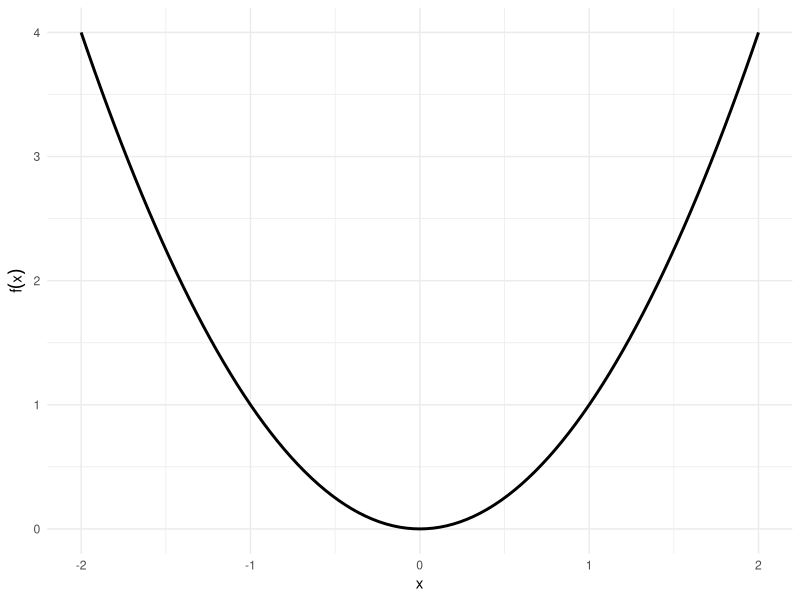
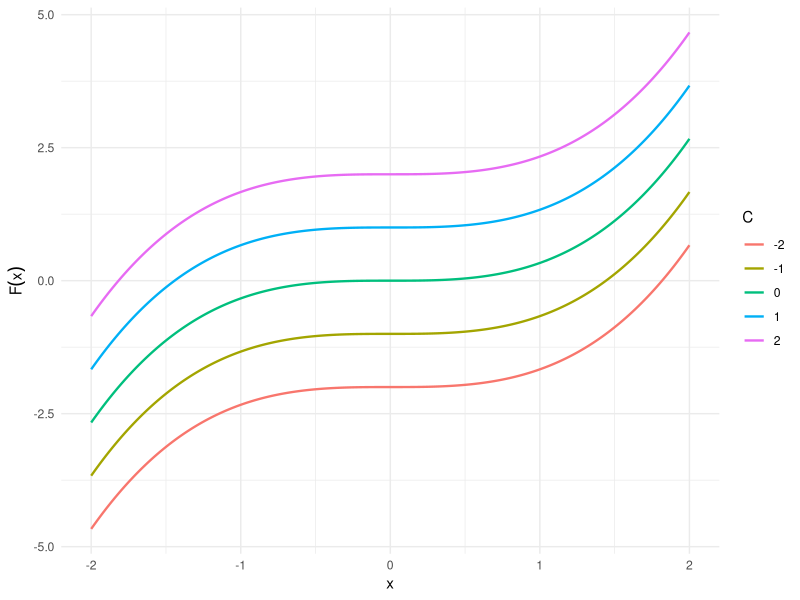
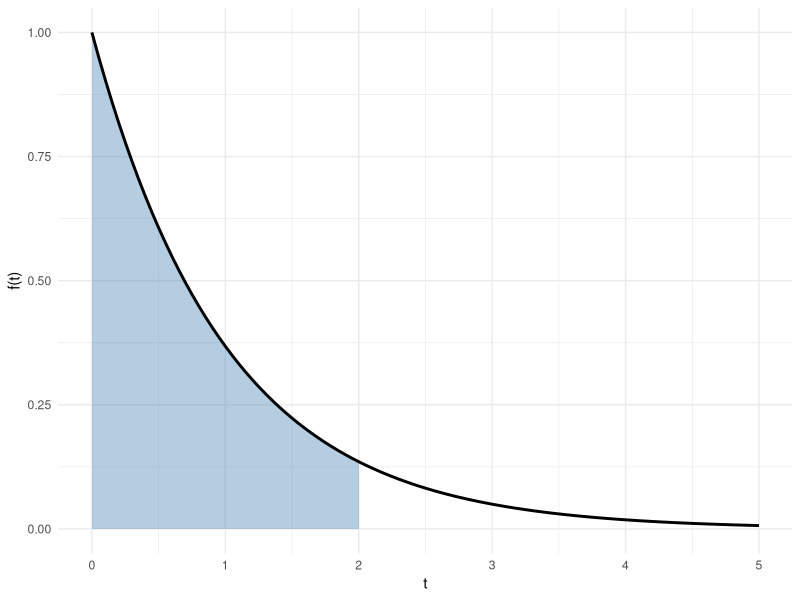
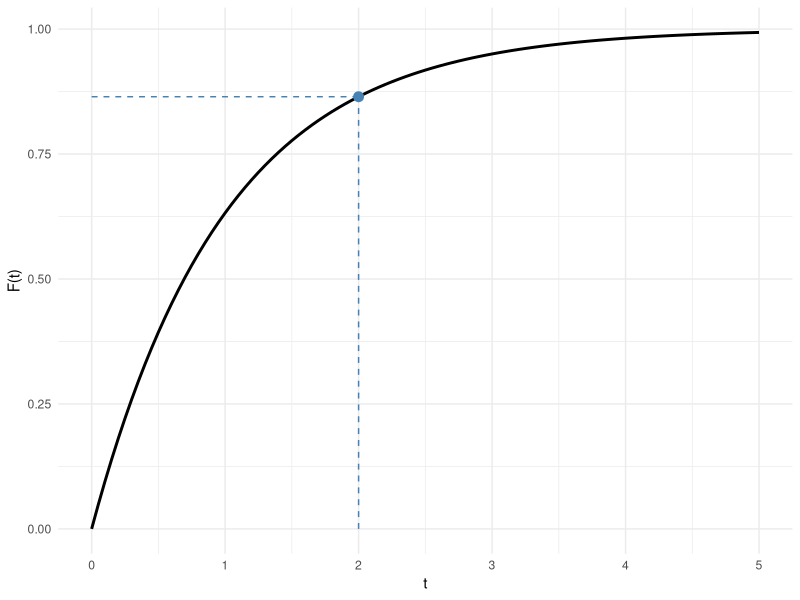

Source code (R) for these figures, in order:
## ---- chunk 1
#| code-fold: true
#| layout-ncol: 2
#| fig-subcap:
#|   - "The function $f(x) = x^2$"
#|   - "Family of antiderivatives $F(x) = x^3/3 + C$"
library(ggplot2)

ggplot() +
  geom_function(fun = \(x) x^2, xlim = c(-2, 2), linewidth = 1) +
  labs(x = "x", y = expression(f(x))) +
  theme_minimal()

C_vals <- c(-2, -1, 0, 1, 2)
x_seq <- seq(-2, 2, length.out = 200)
df <- do.call(rbind, lapply(C_vals, \(C) {
  data.frame(
    x = x_seq,
    y = x_seq^3 / 3 + C,
    C = factor(C)
  )
}))

ggplot(df, aes(x = x, y = y, color = C)) +
  geom_line(linewidth = 0.8) +
  labs(x = "x", y = expression(F(x)), color = "C") +
  theme_minimal()
## ---- chunk 2
#| code-fold: true
#| layout-ncol: 2
#| fig-subcap:
#|   - "PDF $f(t) = e^{-t}$; shaded area = $F(2) \\approx 0.865$"
#|   - "CDF $F(t) = 1 - e^{-t}$; point marks $F(2)$"
library(ggplot2)
lam <- 1
t_max <- 5

ggplot() +
  geom_area(
    data = data.frame(t = seq(0, 2, length.out = 300)),
    aes(x = t, y = lam * exp(-lam * t)),
    fill = "steelblue", alpha = 0.4
  ) +
  geom_function(
    fun = \(t) lam * exp(-lam * t),
    xlim = c(0, t_max), linewidth = 1
  ) +
  labs(x = "t", y = "f(t)") +
  theme_minimal()

ggplot() +
  geom_function(
    fun = \(t) 1 - exp(-lam * t),
    xlim = c(0, t_max), linewidth = 1
  ) +
  geom_point(aes(x = 2, y = 1 - exp(-2)), size = 3, color = "steelblue") +
  geom_segment(
    aes(x = 2, xend = 2, y = 0, yend = 1 - exp(-2)),
    linetype = "dashed", color = "steelblue"
  ) +
  geom_segment(
    aes(x = 0, xend = 2, y = 1 - exp(-2), yend = 1 - exp(-2)),
    linetype = "dashed", color = "steelblue"
  ) +
  labs(x = "t", y = "F(t)") +
  theme_minimal()
